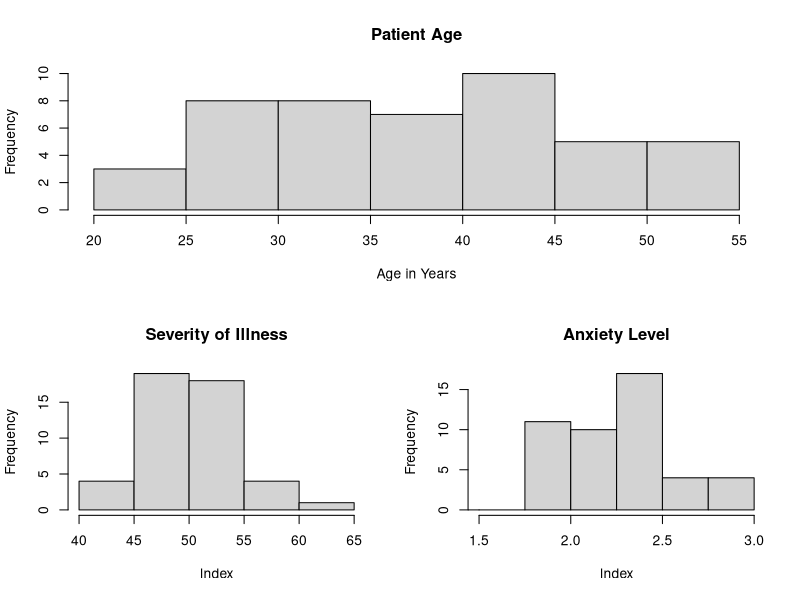
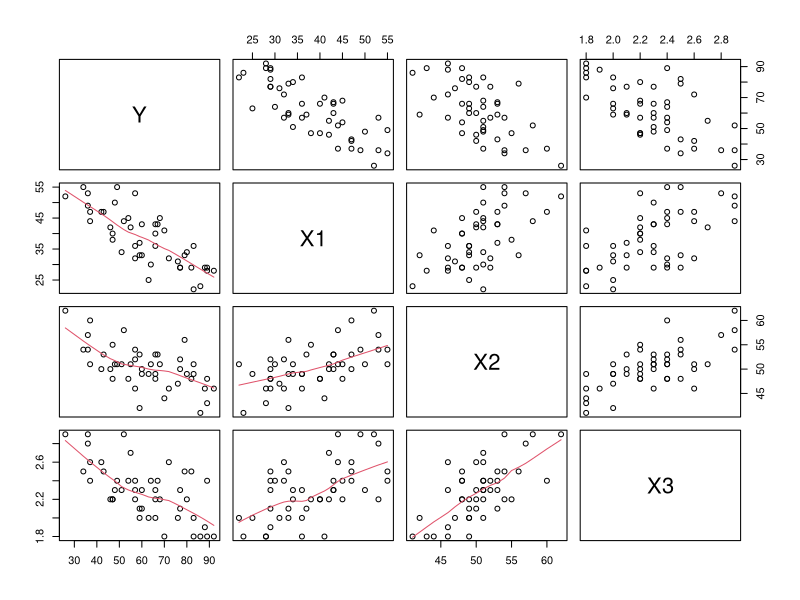
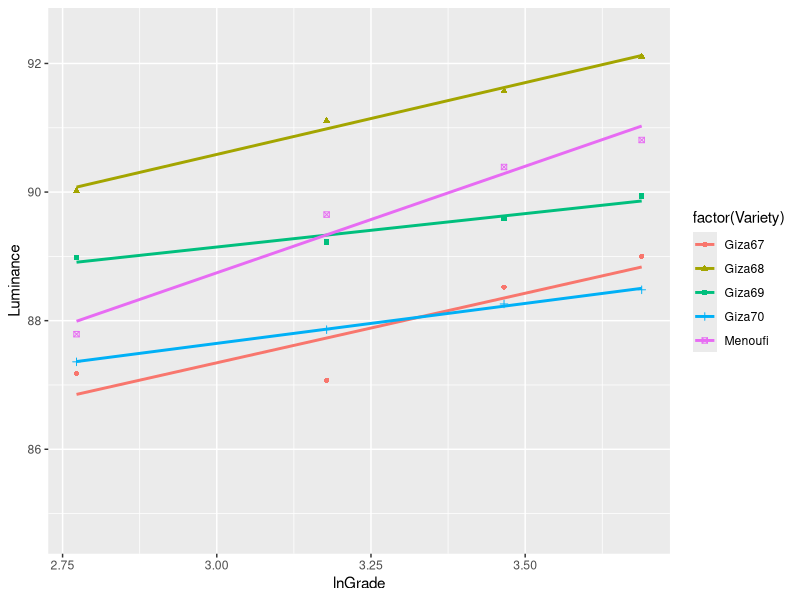
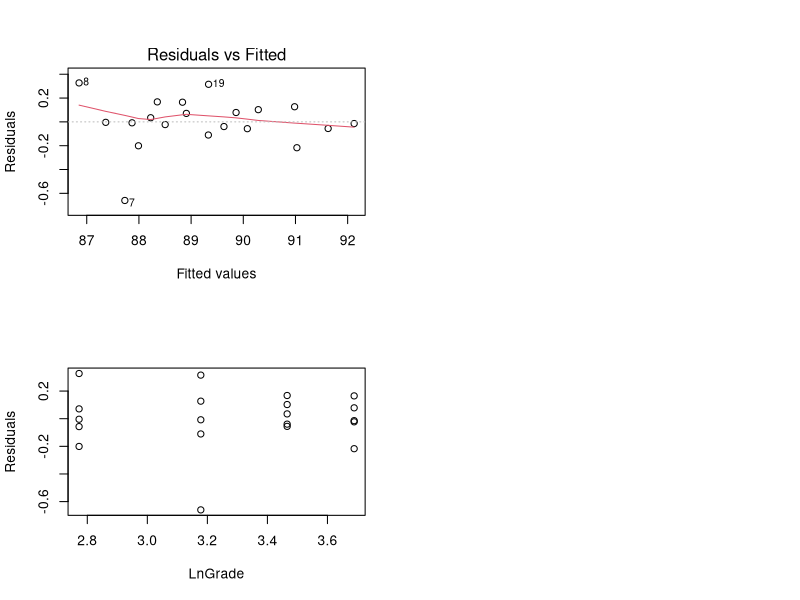

These charts were generated, in order, by the following R code:
## ---- chunk 1
Data = read.table("PatientSatisfaction.txt",  col.names=c("Y", "X1", "X2", "X3"))

layout(matrix(c(1,1,2,3), 2, 2, byrow = TRUE))
hist(Data$X1,
  main="Patient Age",
  xlab="Age in Years",
  xlim=c(20,55),
)
hist(Data$X2,
  main="Severity of Illness",
  xlab="Index",
  xlim=c(40,65),
)
hist(Data$X3,
  main="Anxiety Level",
  xlab="Index",
  xlim=c(1.5,3),
  breaks=c(1,1.25,1.5,1.75,2,2.25,2.5,2.75,3)

)
## ---- chunk 2
# scatter plot matrix

pairs(~Y +X1 + X2+ X3, data = Data, lower.panel = panel.smooth)
cor(cbind(Data$X1, Data$X2, Data$X3))
## ---- chunk 3
fit = lm(Y ~ X1 + X2 + X3, data = Data)
summary(fit)


## ---- chunk 4
alpha = 0.10

anova = anova(fit)
anova
SSR =  sum(anova[2][1:3,1])
MSE = anova[3][4,1]

Fstat = SSR/MSE/3
Fstat
## ---- chunk 5
Pval = pf(Fstat,4-1, anova[1][4,1],lower.tail=F)
Pval
## ---- chunk 6
SSE = anova[2][4,1]
SST = (SSR + SSE)
SSE
R = SSR/SST
R
Radj = 1 - ((anova[1][4,1]+4-1)/anova[1][4,1])*(SSE/SST)
Radj

## ---- chunk 7
#fit
pred = predict(fit, data.frame(X1 = 35, X2 = 45, X3 = 2.2 ) , interval="prediction")
pred
## ---- chunk 8
Data = read.table("egyptcttn.txt",  col.names=c("Variety", "Luminance", "lnGrade"))
D1 = as.numeric(Data$Variety=="Giza67")
D2 = as.numeric(Data$Variety=="Giza68")
D3 = as.numeric(Data$Variety=="Giza69")
D4 = as.numeric(Data$Variety=="Giza70")

# base = Menoufi

fullFit = lm(Luminance ~ lnGrade*D1 + lnGrade*D2 + lnGrade*D3 + lnGrade*D4, data = Data)
summary(fullFit)

## ---- chunk 9
reducedFit = lm(Luminance ~ lnGrade + D1 + D2 + D3 + D4, data = Data)
anova = anova(reducedFit, fullFit)
anova
Pval = anova$`Pr(>F)`[2]
Pval
## ---- chunk 10
reducedFit = lm(Luminance ~ lnGrade, data = Data)
anova = anova(reducedFit, fullFit)
anova
Pval = anova$`Pr(>F)`[2]
Pval
## ---- chunk 11
if(!require("ggplot2")) install.packages("ggplot2")
library(ggplot2)

ggplot(data=Data, aes(x=lnGrade, y=Luminance, color= factor(Variety), shape=factor(Variety))) + geom_point() + geom_smooth(method='lm', fill=NA)

## ---- chunk 12
p = shapiro.test(fullFit$residuals)$p.value
## ---- chunk 13
plot(fullFit, which=1)
## ---- chunk 14
summary(fullFit)

## ---- chunk 15
plot(Data$lnGrade, resid(fullFit), 
     ylab="Residuals", xlab="LnGrade",)
